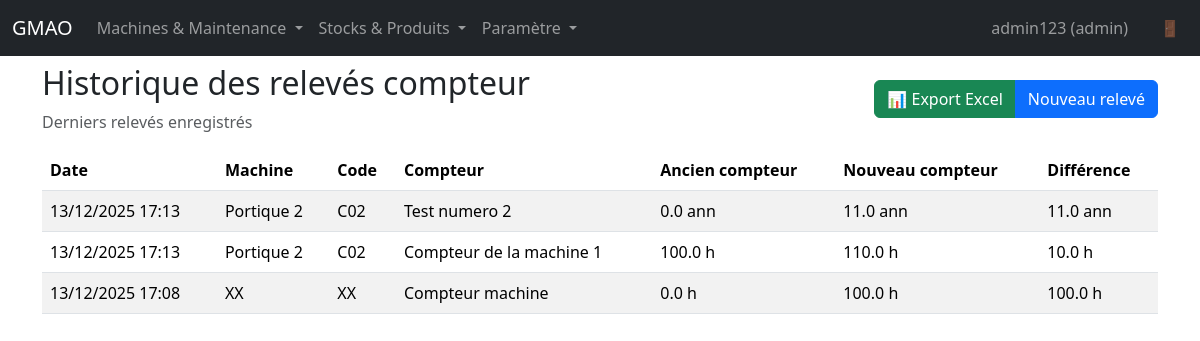
The app's page /counter-logs (signed in) with its own data.
### app.py (models this page shows, shortened)
class User(UserMixin, db.Model):
    id = db.Column(db.Integer, primary_key=True)
    username = db.Column(db.String(80), unique=True, nullable=False)
    password_hash = db.Column(db.String(255), nullable=False)
    user_type = db.Column(db.String(20), nullable=False)

class CounterLog(db.Model):
    id = db.Column(db.Integer, primary_key=True)
    machine_id = db.Column(db.Integer, db.ForeignKey("machine.id"), nullable=False)
    counter_id = db.Column(db.Integer, db.ForeignKey("counter.id"), nullable=True)  # None pour compteur machine, ID pour compteur multiple
    previous_hours = db.Column(db.Float, nullable=False)
    new_hours = db.Column(db.Float, nullable=False)
    created_at = db.Column(db.DateTime, nullable=False, default=dt.datetime.utcnow)
    machine = db.relationship("Machine", backref="counter_logs")
    counter = db.relationship("Counter", backref="counter_logs")

class Machine(db.Model):
    id = db.Column(db.Integer, primary_key=True)
    name = db.Column(db.String(120), nullable=False)
    code = db.Column(db.String(50), unique=True, nullable=False)
    parent_id = db.Column(db.Integer, db.ForeignKey("machine.id"))
    hour_counter_enabled = db.Column(db.Boolean, default=False)
    hours = db.Column(db.Float, default=0.0)
    counter_unit = db.Column(db.String(20), nullable=True)  # Unité du compteur (h, cycles, anneaux, etc.)
    stock_id = db.Column(db.Integer, db.ForeignKey("stock.id"), nullable=True)  # Stock associé par défaut
    parent = db.relationship("Machine", remote_side=[id], backref="children")
    stock = db.relationship("Stock")
    counters = db.relationship("Counter", back_populates="machine", cascade="all, delete-orphan")

class Counter(db.Model):
    id = db.Column(db.Integer, primary_key=True)
    machine_id = db.Column(db.Integer, db.ForeignKey("machine.id"), nullable=False)
    name = db.Column(db.String(120), nullable=False)  # Nom du compteur
    value = db.Column(db.Float, default=0.0)  # Valeur actuelle
    unit = db.Column(db.String(20), nullable=True)  # Unité (h, cycles, anneaux, etc.)
    machine = db.relationship("Machine", back_populates="counters")
    __table_args__ = (
        db.UniqueConstraint("machine_id", "name", name="uq_counter_machine_name"),
    )

### app.py (the view)
@app.route("/counter-logs")
@login_required
def counter_logs():
    logs = CounterLog.query.order_by(CounterLog.created_at.desc()).all()
    return render_template("counter_logs.html", logs=logs)

### app.py (called while the page is built)
@login_manager.user_loader
def load_user(user_id):
    return User.query.get(int(user_id))

@app.context_processor
def inject_now():
    return {"now": dt.datetime.utcnow()}

### templates/counter_logs.html (shortened to what this page needs)
{% extends "base.html" %}
{% block content %}
<div class="d-flex justify-content-between align-items-center mb-3">
  <div>
    <h2>Historique des relevés compteur</h2>
    <p class="text-muted mb-0">Derniers relevés enregistrés</p>
  </div>
  <div class="btn-group">
    <a href="{{ url_for('export_counter_logs') }}" class="btn btn-success" title="Exporter en Excel">📊 Export Excel</a>
    <a class="btn btn-primary" href="{{ url_for('counter_report') }}">Nouveau relevé</a>
  </div>
</div>
{% if logs %}
<div class="table-responsive">
  <table class="table table-striped">
    <thead>
      <tr>
        <th>Date</th>
        <th>Machine</th>
        <th>Code</th>
        <th>Compteur</th>
        <th>Ancien compteur</th>
        <th>Nouveau compteur</th>
        <th>Différence</th>
      </tr>
    </thead>
    <tbody>
      {% for log in logs %}
      {% if log.counter %}
        {% set counter_name = log.counter.name %}
        {% set unit = log.counter.unit or 'h' %}
      {% else %}
        {% set counter_name = "Compteur machine" %}
        {% set unit = log.machine.counter_unit or 'h' %}
      {% endif %}
      <tr>
        <td>{{ log.created_at.strftime("%d/%m/%Y %H:%M") }}</td>
        <td>{{ log.machine.name }}</td>
        <td>{{ log.machine.code }}</td>
        <td>{{ counter_name }}</td>
        <td>{{ "%.1f"|format(log.previous_hours) }} {{ unit }}</td>
        <td>{{ "%.1f"|format(log.new_hours) }} {{ unit }}</td>
        <td>{{ "%.1f"|format(log.new_hours - log.previous_hours) }} {{ unit }}</td>
      </tr>
      {% endfor %}
    </tbody>
  </table>
</div>
{% else %}
<p>Aucun relevé enregistré pour le moment.</p>
{% endif %}
{% endblock %}

### templates/base.html (shortened to what this page needs)
<!doctype html>
<html lang="fr">
  <head>
    <link
      href="https://cdn.jsdelivr.net/npm/bootstrap@5.3.3/dist/css/bootstrap.min.css"
      rel="stylesheet"
    />
  </head>
  <body>
    <nav class="navbar navbar-expand-lg navbar-dark bg-dark fixed-top">
      <div class="container-fluid">
        <a class="navbar-brand" href="{{ url_for('index') }}">GMAO</a>
        <div class="collapse navbar-collapse" id="navbarNav">
          {% if current_user.is_authenticated %}
          <ul class="navbar-nav me-auto">
            <li class="nav-item dropdown">
              <a class="nav-link dropdown-toggle" href="#" id="navbarDropdown2" role="button" data-bs-toggle="dropdown" aria-expanded="false">
                Machines & Maintenance
              </a>
            </li>
            <li class="nav-item dropdown">
              <a class="nav-link dropdown-toggle" href="#" id="navbarDropdown3" role="button" data-bs-toggle="dropdown" aria-expanded="false">
                Stocks & Produits
              </a>
            </li>
            {% if current_user.user_type == 'admin' %}
            <li class="nav-item dropdown">
              <a class="nav-link dropdown-toggle" href="#" id="navbarDropdownParams" role="button" data-bs-toggle="dropdown" aria-expanded="false">
                Paramètre
              </a>
            </li>
            {% endif %}
          </ul>
          <ul class="navbar-nav">
            <li class="nav-item">
              <span class="nav-link me-3" style="cursor: default;">{{ current_user.username }} ({{ current_user.user_type }})</span>
            </li>
            <li class="nav-item">
              <a class="nav-link" href="{{ url_for('logout') }}" title="Déconnexion">🚪</a>
            </li>
          </ul>
          {% else %}
          <ul class="navbar-nav ms-auto">
            <li class="nav-item">
              <a class="nav-link" href="{{ url_for('login') }}">Connexion</a>
            </li>
          </ul>
          {% endif %}
        </div>
      </div>
    </nav>
    <main class="container">
      {% block content %}{% endblock %}
    </main>
  </body>
</html>

### templates/base.html (style rules this page uses)
body { padding-top: 4rem; }

### records on screen
User: username "admin123", user_type "admin"
CounterLog: created_at "13/12/2025 17:13", machine.name "Portique 2", machine.code "C02", previous_hours "0.0", new_hours "11.0", log.new_hours-log.previous_hours "11.0"
Counter: name "Test numero 2", unit "ann"
CounterLog: created_at "13/12/2025 17:13", machine.name "Portique 2", machine.code "C02", previous_hours "100.0", unit "h", new_hours "110.0", log.new_hours-log.previous_hours "10.0"
Counter: name "Compteur de la machine 1"
CounterLog: created_at "13/12/2025 17:08", machine.name "XX", machine.code "XX", counter_name "Compteur machine", previous_hours "0.0", unit "h", new_hours "100.0", log.new_hours-log.previous_hours "100.0"
